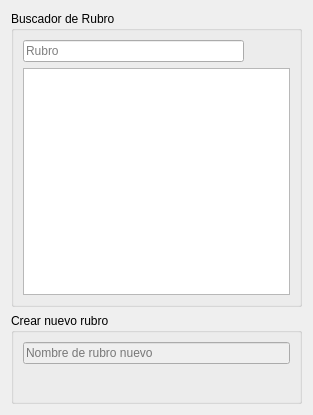
<?xml version="1.0" encoding="UTF-8"?>
<ui version="4.0">
 <class>conf_rubros_productos</class>
 <widget class="QDialog" name="conf_rubros_productos">
  <property name="geometry">
   <rect>
    <x>0</x>
    <y>0</y>
    <width>313</width>
    <height>415</height>
   </rect>
  </property>
  <property name="windowTitle">
   <string>Configuración de rubros de productos</string>
  </property>
  <layout class="QGridLayout" name="gridLayout_3">
   <item row="0" column="0">
    <widget class="QGroupBox" name="groupBox_2">
     <property name="title">
      <string>Buscador de Rubro</string>
     </property>
     <layout class="QGridLayout" name="gridLayout">
      <item row="0" column="0">
       <widget class="QLineEdit" name="buscador_rubro">
        <property name="toolTip">
         <string>Buscador de rubro</string>
        </property>
        <property name="text">
         <string/>
        </property>
        <property name="placeholderText">
         <string>Rubro</string>
        </property>
        <property name="clearButtonEnabled">
         <bool>false</bool>
        </property>
       </widget>
      </item>
      <item row="0" column="1">
       <widget class="QPushButton" name="agregar_rubro">
        <property name="cursor">
         <cursorShape>PointingHandCursor</cursorShape>
        </property>
        <property name="toolTip">
         <string>Añadir nuevo rubro</string>
        </property>
        <property name="text">
         <string/>
        </property>
        <property name="icon">
         <iconset>
          <normaloff>imagen/signo_mas.png</normaloff>imagen/signo_mas.png</iconset>
        </property>
        <property name="iconSize">
         <size>
          <width>20</width>
          <height>20</height>
         </size>
        </property>
        <property name="flat">
         <bool>true</bool>
        </property>
       </widget>
      </item>
      <item row="1" column="0" colspan="2">
       <widget class="QListWidget" name="lista_rubros">
        <property name="font">
         <font>
          <family>Arial</family>
          <pointsize>10</pointsize>
         </font>
        </property>
        <property name="editTriggers">
         <set>QAbstractItemView::DoubleClicked|QAbstractItemView::SelectedClicked</set>
        </property>
       </widget>
      </item>
     </layout>
    </widget>
   </item>
   <item row="1" column="0">
    <widget class="QGroupBox" name="nvo_rubro">
     <property name="enabled">
      <bool>true</bool>
     </property>
     <property name="title">
      <string>Crear nuevo rubro</string>
     </property>
     <layout class="QGridLayout" name="gridLayout_2">
      <item row="1" column="0">
       <widget class="QPushButton" name="guardar">
        <property name="enabled">
         <bool>false</bool>
        </property>
        <property name="cursor">
         <cursorShape>PointingHandCursor</cursorShape>
        </property>
        <property name="toolTip">
         <string>Guardar</string>
        </property>
        <property name="icon">
         <iconset>
          <normaloff>imagen/guardar.png</normaloff>imagen/guardar.png</iconset>
        </property>
        <property name="iconSize">
         <size>
          <width>40</width>
          <height>40</height>
         </size>
        </property>
        <property name="flat">
         <bool>true</bool>
        </property>
       </widget>
      </item>
      <item row="1" column="1">
       <widget class="QPushButton" name="modificar">
        <property name="enabled">
         <bool>false</bool>
        </property>
        <property name="cursor">
         <cursorShape>PointingHandCursor</cursorShape>
        </property>
        <property name="toolTip">
         <string>Modificar</string>
        </property>
        <property name="icon">
         <iconset>
          <normaloff>imagen/editar.png</normaloff>imagen/editar.png</iconset>
        </property>
        <property name="iconSize">
         <size>
          <width>40</width>
          <height>40</height>
         </size>
        </property>
        <property name="flat">
         <bool>true</bool>
        </property>
       </widget>
      </item>
      <item row="1" column="2">
       <widget class="QPushButton" name="eliminar">
        <property name="enabled">
         <bool>false</bool>
        </property>
        <property name="cursor">
         <cursorShape>PointingHandCursor</cursorShape>
        </property>
        <property name="toolTip">
         <string>Eliminar</string>
        </property>
        <property name="icon">
         <iconset>
          <normaloff>imagen/eliminar.png</normaloff>imagen/eliminar.png</iconset>
        </property>
        <property name="iconSize">
         <size>
          <width>40</width>
          <height>40</height>
         </size>
        </property>
        <property name="flat">
         <bool>true</bool>
        </property>
       </widget>
      </item>
      <item row="1" column="3">
       <widget class="QPushButton" name="limpiar">
        <property name="toolTip">
         <string>Limpiar pantalla</string>
        </property>
        <property name="icon">
         <iconset>
          <normaloff>imagen/limpiar.png</normaloff>imagen/limpiar.png</iconset>
        </property>
        <property name="iconSize">
         <size>
          <width>40</width>
          <height>40</height>
         </size>
        </property>
        <property name="flat">
         <bool>true</bool>
        </property>
       </widget>
      </item>
      <item row="0" column="0" colspan="4">
       <widget class="QLineEdit" name="rubro">
        <property name="enabled">
         <bool>false</bool>
        </property>
        <property name="placeholderText">
         <string>Nombre de rubro nuevo</string>
        </property>
       </widget>
      </item>
     </layout>
    </widget>
   </item>
  </layout>
 </widget>
 <resources/>
 <connections/>
</ui>
